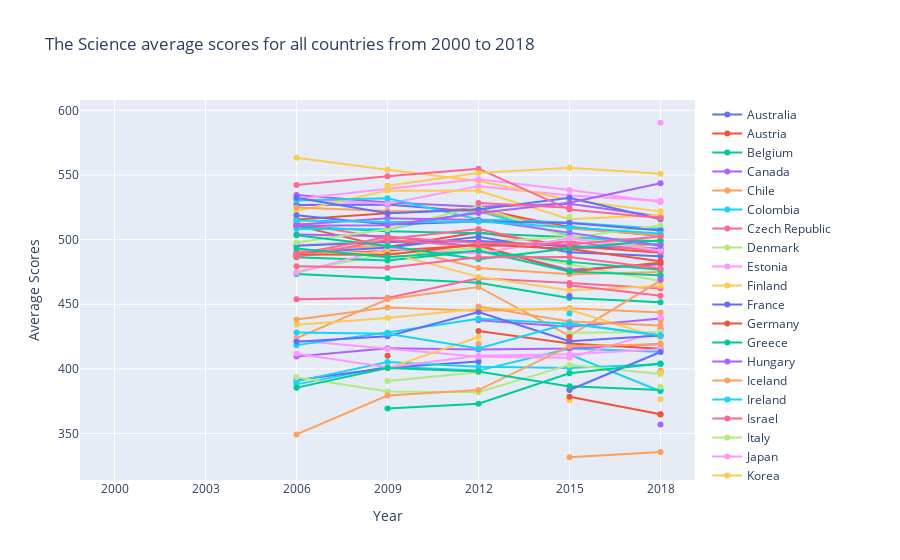

Notebook cell for this chart:
### Code cell
con = sci_avg["Countries"].unique().tolist()

fig = go.Figure()
for i in con:
    fig.add_trace(go.Scatter(x=sci_avg2.loc[sci_avg2['Countries'] == i]['Year'].tolist(), y=sci_avg2.loc[sci_avg2['Countries'] == i]['avg'].tolist(),
                    mode='lines+markers',
                    name=f'{i}'))
    
fig.update_layout(title='The Science average scores for all countries from 2000 to 2018',
                   xaxis_title='Year',
                   yaxis_title='Average Scores')    

fig.show()
fig.write_html("all_country_science_trend.html")

### Figure 1 — Plotly figure (JSON) as saved in the notebook; plotly's stock layout.template omitted (floating-point values rounded to 4 significant figures)
{"data": [{"mode": "lines+markers", "name": "Australia", "type": "scatter", "x": ["2000", "2003", "2006", "2009", "2012", "2015", "2018"], "y": [null, null, 526.9, 527.3, 521.5, 510.0, 503.0]}, {"mode": "lines+markers", "name": "Austria", "type": "scatter", "x": ["2000", "2003", "2006", "2009", "2012", "2015", "2018"], "y": [null, null, 510.8, 494.3, 505.8, 495.0, 489.8]}, {"mode": "lines+markers", "name": "Belgium", "type": "scatter", "x": ["2000", "2003", "2006", "2009", "2012", "2015", "2018"], "y": [null, null, 510.4, 506.6, 504.9, 502.0, 498.8]}, {"mode": "lines+markers", "name": "Canada", "type": "scatter", "x": ["2000", "2003", "2006", "2009", "2012", "2015", "2018"], "y": [null, null, 534.5, 528.7, 525.4, 527.7, 518.0]}, {"mode": "lines+markers", "name": "Chile", "type": "scatter", "x": ["2000", "2003", "2006", "2009", "2012", "2015", "2018"], "y": [null, null, 438.2, 447.5, 444.9, 447.0, 443.6]}, {"mode": "lines+markers", "name": "Colombia", "type": "scatter", "x": ["2000", "2003", "2006", "2009", "2012", "2015", "2018"], "y": [null, null, 388.0, 401.8, 398.7, 415.7, 413.3]}, {"mode": "lines+markers", "name": "Czech Republic", "type": "scatter", "x": ["2000", "2003", "2006", "2009", "2012", "2015", "2018"], "y": [null, null, 512.9, 500.5, 508.3, 492.8, 496.8]}, {"mode": "lines+markers", "name": "Denmark", "type": "scatter", "x": ["2000", "2003", "2006", "2009", "2012", "2015", "2018"], "y": [null, null, 495.9, 499.3, 498.5, 501.9, 492.6]}, {"mode": "lines+markers", "name": "Estonia", "type": "scatter", "x": ["2000", "2003", "2006", "2009", "2012", "2015", "2018"], "y": [null, null, 531.4, 527.8, 541.4, 534.2, 530.1]}, {"mode": "lines+markers", "name": "Finland", "type": "scatter", "x": ["2000", "2003", "2006", "2009", "2012", "2015", "2018"], "y": [null, null, 563.3, 554.1, 545.4, 530.7, 521.9]}, {"mode": "lines+markers", "name": "France", "type": "scatter", "x": ["2000", "2003", "2006", "2009", "2012", "2015", "2018"], "y": [null, null, 495.2, 498.2, 499.0, 495.0, 493.0]}, {"mode": "lines+markers", "name": "Germany", "type": "scatter", "x": ["2000", "2003", "2006", "2009", "2012", "2015", "2018"], "y": [null, null, 515.6, 520.4, 524.1, 509.1, 503.0]}, {"mode": "lines+markers", "name": "Greece", "type": "scatter", "x": ["2000", "2003", "2006", "2009", "2012", "2015", "2018"], "y": [null, null, 473.4, 470.1, 466.7, 454.8, 451.6]}, {"mode": "lines+markers", "name": "Hungary", "type": "scatter", "x": ["2000", "2003", "2006", "2009", "2012", "2015", "2018"], "y": [null, null, 503.9, 502.6, 494.3, 476.7, 480.9]}, {"mode": "lines+markers", "name": "Iceland", "type": "scatter", "x": ["2000", "2003", "2006", "2009", "2012", "2015", "2018"], "y": [null, null, 490.8, 495.6, 478.2, 473.2, 475.0]}, {"mode": "lines+markers", "name": "Ireland", "type": "scatter", "x": ["2000", "2003", "2006", "2009", "2012", "2015", "2018"], "y": [null, null, 508.3, 508.0, 522.0, 502.6, 496.1]}, {"mode": "lines+markers", "name": "Israel", "type": "scatter", "x": ["2000", "2003", "2006", "2009", "2012", "2015", "2018"], "y": [null, null, 453.9, 454.9, 470.1, 466.6, 462.2]}, {"mode": "lines+markers", "name": "Italy", "type": "scatter", "x": ["2000", "2003", "2006", "2009", "2012", "2015", "2018"], "y": [null, null, 475.4, 488.8, 493.5, 480.5, 468.0]}, {"mode": "lines+markers", "name": "Japan", "type": "scatter", "x": ["2000", "2003", "2006", "2009", "2012", "2015", "2018"], "y": [null, null, 531.4, 539.4, 546.7, 538.4, 529.1]}, {"mode": "lines+markers", "name": "Korea", "type": "scatter", "x": ["2000", "2003", "2006", "2009", "2012", "2015", "2018"], "y": [null, null, 522.1, 538.0, 537.8, 515.8, 519.0]}, {"mode": "lines+markers", "name": "Latvia", "type": "scatter", "x": ["2000", "2003", "2006", "2009", "2012", "2015", "2018"], "y": [null, null, 489.5, 493.9, 502.2, 490.2, 487.3]}, {"mode": "lines+markers", "name": "Lithuania", "type": "scatter", "x": ["2000", "2003", "2006", "2009", "2012", "2015", "2018"], "y": [null, null, 488.0, 491.4, 495.7, 475.4, 482.1]}, {"mode": "lines+markers", "name": "Luxembourg", "type": "scatter", "x": ["2000", "2003", "2006", "2009", "2012", "2015", "2018"], "y": [null, null, 486.3, 483.9, 491.2, 482.8, 476.8]}, {"mode": "lines+markers", "name": "Mexico", "type": "scatter", "x": ["2000", "2003", "2006", "2009", "2012", "2015", "2018"], "y": [null, null, 409.7, 415.9, 414.9, 415.7, 419.2]}, {"mode": "lines+markers", "name": "Netherlands", "type": "scatter", "x": ["2000", "2003", "2006", "2009", "2012", "2015", "2018"], "y": [null, null, 524.9, 522.2, 522.1, 508.6, 503.4]}, {"mode": "lines+markers", "name": "New Zealand", "type": "scatter", "x": ["2000", "2003", "2006", "2009", "2012", "2015", "2018"], "y": [null, null, 530.4, 532.0, 515.6, 513.3, 508.5]}, {"mode": "lines+markers", "name": "Norway", "type": "scatter", "x": ["2000", "2003", "2006", "2009", "2012", "2015", "2018"], "y": [null, null, 486.5, 499.9, 494.5, 498.5, 490.4]}, {"mode": "lines+markers", "name": "Poland", "type": "scatter", "x": ["2000", "2003", "2006", "2009", "2012", "2015", "2018"], "y": [null, null, 497.8, 508.1, 525.8, 501.4, 511.0]}, {"mode": "lines+markers", "name": "Portugal", "type": "scatter", "x": ["2000", "2003", "2006", "2009", "2012", "2015", "2018"], "y": [null, null, 474.3, 492.9, 489.3, 501.1, 491.7]}, {"mode": "lines+markers", "name": "Slovak Republic", "type": "scatter", "x": ["2000", "2003", "2006", "2009", "2012", "2015", "2018"], "y": [null, null, 488.4, 490.3, 471.2, 460.8, 464.0]}, {"mode": "lines+markers", "name": "Slovenia", "type": "scatter", "x": ["2000", "2003", "2006", "2009", "2012", "2015", "2018"], "y": [null, null, 518.8, 511.8, 514.1, 512.9, 507.0]}, {"mode": "lines+markers", "name": "Spain", "type": "scatter", "x": ["2000", "2003", "2006", "2009", "2012", "2015", "2018"], "y": [null, null, 488.4, 488.3, 496.4, 492.8, 483.3]}, {"mode": "lines+markers", "name": "Sweden", "type": "scatter", "x": ["2000", "2003", "2006", "2009", "2012", "2015", "2018"], "y": [null, null, 503.3, 495.1, 484.8, 493.4, 499.4]}, {"mode": "lines+markers", "name": "Switzerland", "type": "scatter", "x": ["2000", "2003", "2006", "2009", "2012", "2015", "2018"], "y": [null, null, 511.5, 516.6, 515.3, 505.5, 495.3]}, {"mode": "lines+markers", "name": "Turkey", "type": "scatter", "x": ["2000", "2003", "2006", "2009", "2012", "2015", "2018"], "y": [null, null, 423.8, 453.9, 463.4, 425.5, 468.3]}, {"mode": "lines+markers", "name": "United Kingdom", "type": "scatter", "x": ["2000", "2003", "2006", "2009", "2012", "2015", "2018"], "y": [null, null, 514.8, 513.7, 514.1, 509.2, 504.7]}, {"mode": "lines+markers", "name": "United States", "type": "scatter", "x": ["2000", "2003", "2006", "2009", "2012", "2015", "2018"], "y": [null, null, 488.9, 502.0, 497.4, 496.2, 502.4]}, {"mode": "lines+markers", "name": "Albania", "type": "scatter", "x": ["2000", "2003", "2006", "2009", "2012", "2015", "2018"], "y": [null, null, null, 390.7, 397.4, null, 416.7]}, {"mode": "lines+markers", "name": "Albania (2015)", "type": "scatter", "x": ["2000", "2003", "2006", "2009", "2012", "2015", "2018"], "y": [null, null, null, null, null, 427.2, null]}, {"mode": "lines+markers", "name": "Algeria", "type": "scatter", "x": ["2000", "2003", "2006", "2009", "2012", "2015", "2018"], "y": [null, null, null, null, null, 375.7, null]}, {"mode": "lines+markers", "name": "Argentina", "type": "scatter", "x": ["2000", "2003", "2006", "2009", "2012", "2015", "2018"], "y": [null, null, 391.2, 400.8, 405.6, null, 404.1]}, {"mode": "lines+markers", "name": "Argentina (2015)", "type": "scatter", "x": ["2000", "2003", "2006", "2009", "2012", "2015", "2018"], "y": [null, null, null, null, null, 432.2, null]}, {"mode": "lines+markers", "name": "Baku (Azerbaijan)", "type": "scatter", "x": ["2000", "2003", "2006", "2009", "2012", "2015", "2018"], "y": [null, null, null, null, null, null, 397.6]}, {"mode": "lines+markers", "name": "Belarus", "type": "scatter", "x": ["2000", "2003", "2006", "2009", "2012", "2015", "2018"], "y": [null, null, null, null, null, null, 471.3]}, {"mode": "lines+markers", "name": "Bosnia and Herzegovina", "type": "scatter", "x": ["2000", "2003", "2006", "2009", "2012", "2015", "2018"], "y": [null, null, null, null, null, null, 398.5]}, {"mode": "lines+markers", "name": "Brazil", "type": "scatter", "x": ["2000", "2003", "2006", "2009", "2012", "2015", "2018"], "y": [null, null, 390.3, 405.4, 401.6, 400.7, 403.6]}, {"mode": "lines+markers", "name": "Brunei Darussalam", "type": "scatter", "x": ["2000", "2003", "2006", "2009", "2012", "2015", "2018"], "y": [null, null, null, null, null, null, 431.0]}, {"mode": "lines+markers", "name": "B-S-J-G (China)", "type": "scatter", "x": ["2000", "2003", "2006", "2009", "2012", "2015", "2018"], "y": [null, null, null, null, null, 517.8, null]}, {"mode": "lines+markers", "name": "B-S-J-Z (China)", "type": "scatter", "x": ["2000", "2003", "2006", "2009", "2012", "2015", "2018"], "y": [null, null, null, null, null, null, 590.5]}, {"mode": "lines+markers", "name": "Bulgaria", "type": "scatter", "x": ["2000", "2003", "2006", "2009", "2012", "2015", "2018"], "y": [null, null, 434.1, 439.3, 446.5, 445.8, 424.1]}, {"mode": "lines+markers", "name": "Chinese Taipei", "type": "scatter", "x": ["2000", "2003", "2006", "2009", "2012", "2015", "2018"], "y": [null, null, 532.5, 520.4, 523.3, 532.3, 515.7]}, {"mode": "lines+markers", "name": "Costa Rica", "type": "scatter", "x": ["2000", "2003", "2006", "2009", "2012", "2015", "2018"], "y": [null, null, null, null, 429.4, 419.6, 415.6]}, {"mode": "lines+markers", "name": "Croatia", "type": "scatter", "x": ["2000", "2003", "2006", "2009", "2012", "2015", "2018"], "y": [null, null, 493.2, 486.4, 491.4, 475.4, 472.4]}, {"mode": "lines+markers", "name": "Cyprus", "type": "scatter", "x": ["2000", "2003", "2006", "2009", "2012", "2015", "2018"], "y": [null, null, null, null, 437.7, 432.6, 439.0]}, {"mode": "lines+markers", "name": "Dominican Republic", "type": "scatter", "x": ["2000", "2003", "2006", "2009", "2012", "2015", "2018"], "y": [null, null, null, null, null, 331.6, 335.6]}, {"mode": "lines+markers", "name": "Georgia", "type": "scatter", "x": ["2000", "2003", "2006", "2009", "2012", "2015", "2018"], "y": [null, null, null, null, null, 411.1, 382.7]}, {"mode": "lines+markers", "name": "Hong Kong (China)", "type": "scatter", "x": ["2000", "2003", "2006", "2009", "2012", "2015", "2018"], "y": [null, null, 542.2, 549.0, 554.9, 523.3, 516.7]}, {"mode": "lines+markers", "name": "Indonesia", "type": "scatter", "x": ["2000", "2003", "2006", "2009", "2012", "2015", "2018"], "y": [null, null, 393.5, 382.6, 381.9, 403.1, 396.1]}, {"mode": "lines+markers", "name": "Jordan", "type": "scatter", "x": ["2000", "2003", "2006", "2009", "2012", "2015", "2018"], "y": [null, null, 422.0, 415.4, 409.4, 408.7, 429.3]}, {"mode": "lines+markers", "name": "Kazakhstan", "type": "scatter", "x": ["2000", "2003", "2006", "2009", "2012", "2015", "2018"], "y": [null, null, null, 400.4, 424.7, null, 397.1]}, {"mode": "lines+markers", "name": "Kazakhstan (2015)", "type": "scatter", "x": ["2000", "2003", "2006", "2009", "2012", "2015", "2018"], "y": [null, null, null, null, null, 456.5, null]}, {"mode": "lines+markers", "name": "Kosovo", "type": "scatter", "x": ["2000", "2003", "2006", "2009", "2012", "2015", "2018"], "y": [null, null, null, null, null, 378.4, 364.9]}, {"mode": "lines+markers", "name": "Lebanon", "type": "scatter", "x": ["2000", "2003", "2006", "2009", "2012", "2015", "2018"], "y": [null, null, null, null, null, 386.5, 383.7]}, {"mode": "lines+markers", "name": "Macao (China)", "type": "scatter", "x": ["2000", "2003", "2006", "2009", "2012", "2015", "2018"], "y": [null, null, 510.8, 511.1, 520.6, 528.5, 543.6]}, {"mode": "lines+markers", "name": "Malaysia", "type": "scatter", "x": ["2000", "2003", "2006", "2009", "2012", "2015", "2018"], "y": [null, null, null, null, 419.5, null, 437.6]}, {"mode": "lines+markers", "name": "Malaysia (2015)", "type": "scatter", "x": ["2000", "2003", "2006", "2009", "2012", "2015", "2018"], "y": [null, null, null, null, null, 442.9, null]}, {"mode": "lines+markers", "name": "Malta", "type": "scatter", "x": ["2000", "2003", "2006", "2009", "2012", "2015", "2018"], "y": [null, null, null, null, null, 464.8, 456.6]}, {"mode": "lines+markers", "name": "Moldova", "type": "scatter", "x": ["2000", "2003", "2006", "2009", "2012", "2015", "2018"], "y": [null, null, null, null, null, 428.0, 428.5]}, {"mode": "lines+markers", "name": "Montenegro", "type": "scatter", "x": ["2000", "2003", "2006", "2009", "2012", "2015", "2018"], "y": [null, null, 411.8, 401.3, 410.1, 411.3, 415.2]}, {"mode": "lines+markers", "name": "Morocco", "type": "scatter", "x": ["2000", "2003", "2006", "2009", "2012", "2015", "2018"], "y": [null, null, null, null, null, null, 376.6]}, {"mode": "lines+markers", "name": "North Macedonia", "type": "scatter", "x": ["2000", "2003", "2006", "2009", "2012", "2015", "2018"], "y": [null, null, null, null, null, 383.7, 413.0]}, {"mode": "lines+markers", "name": "Panama", "type": "scatter", "x": ["2000", "2003", "2006", "2009", "2012", "2015", "2018"], "y": [null, null, null, null, null, null, 364.6]}, {"mode": "lines+markers", "name": "Peru", "type": "scatter", "x": ["2000", "2003", "2006", "2009", "2012", "2015", "2018"], "y": [null, null, null, 369.4, 373.1, 396.7, 404.2]}, {"mode": "lines+markers", "name": "Philippines", "type": "scatter", "x": ["2000", "2003", "2006", "2009", "2012", "2015", "2018"], "y": [null, null, null, null, null, null, 356.9]}, {"mode": "lines+markers", "name": "Qatar", "type": "scatter", "x": ["2000", "2003", "2006", "2009", "2012", "2015", "2018"], "y": [null, null, 349.3, 379.4, 383.6, 417.6, 419.1]}, {"mode": "lines+markers", "name": "Romania", "type": "scatter", "x": ["2000", "2003", "2006", "2009", "2012", "2015", "2018"], "y": [null, null, 418.4, 428.2, 438.8, 434.9, 425.8]}, {"mode": "lines+markers", "name": "Russia", "type": "scatter", "x": ["2000", "2003", "2006", "2009", "2012", "2015", "2018"], "y": [null, null, 479.5, 478.3, 486.3, 486.6, 477.7]}, {"mode": "lines+markers", "name": "Saudi Arabia", "type": "scatter", "x": ["2000", "2003", "2006", "2009", "2012", "2015", "2018"], "y": [null, null, null, null, null, null, 386.2]}, {"mode": "lines+markers", "name": "Serbia", "type": "scatter", "x": ["2000", "2003", "2006", "2009", "2012", "2015", "2018"], "y": [null, null, null, null, null, null, 439.9]}, {"mode": "lines+markers", "name": "Singapore", "type": "scatter", "x": ["2000", "2003", "2006", "2009", "2012", "2015", "2018"], "y": [null, null, null, 541.7, 551.5, 555.6, 550.9]}, {"mode": "lines+markers", "name": "Thailand", "type": "scatter", "x": ["2000", "2003", "2006", "2009", "2012", "2015", "2018"], "y": [null, null, 421.0, 425.3, 444.0, 421.3, 425.8]}, {"mode": "lines+markers", "name": "Trinidad and Tobago", "type": "scatter", "x": ["2000", "2003", "2006", "2009", "2012", "2015", "2018"], "y": [null, null, null, 410.2, null, 424.6, null]}, {"mode": "lines+markers", "name": "Tunisia", "type": "scatter", "x": ["2000", "2003", "2006", "2009", "2012", "2015", "2018"], "y": [null, null, 385.5, 400.7, 398.0, 386.4, null]}, {"mode": "lines+markers", "name": "Ukraine", "type": "scatter", "x": ["2000", "2003", "2006", "2009", "2012", "2015", "2018"], "y": [null, null, null, null, null, null, 469.0]}, {"mode": "lines+markers", "name": "United Arab Emirates", "type": "scatter", "x": ["2000", "2003", "2006", "2009", "2012", "2015", "2018"], "y": [null, null, null, null, 448.4, 436.7, 433.6]}, {"mode": "lines+markers", "name": "Uruguay", "type": "scatter", "x": ["2000", "2003", "2006", "2009", "2012", "2015", "2018"], "y": [null, null, 428.1, 427.2, 415.8, 435.4, 425.8]}, {"mode": "lines+markers", "name": "Viet Nam", "type": "scatter", "x": ["2000", "2003", "2006", "2009", "2012", "2015", "2018"], "y": [null, null, null, null, 528.4, 524.6, null]}], "layout": {"title": {"text": "The Science average scores for all countries from 2000 to 2018"}, "xaxis": {"title": {"text": "Year"}}, "yaxis": {"title": {"text": "Average Scores"}}}}
